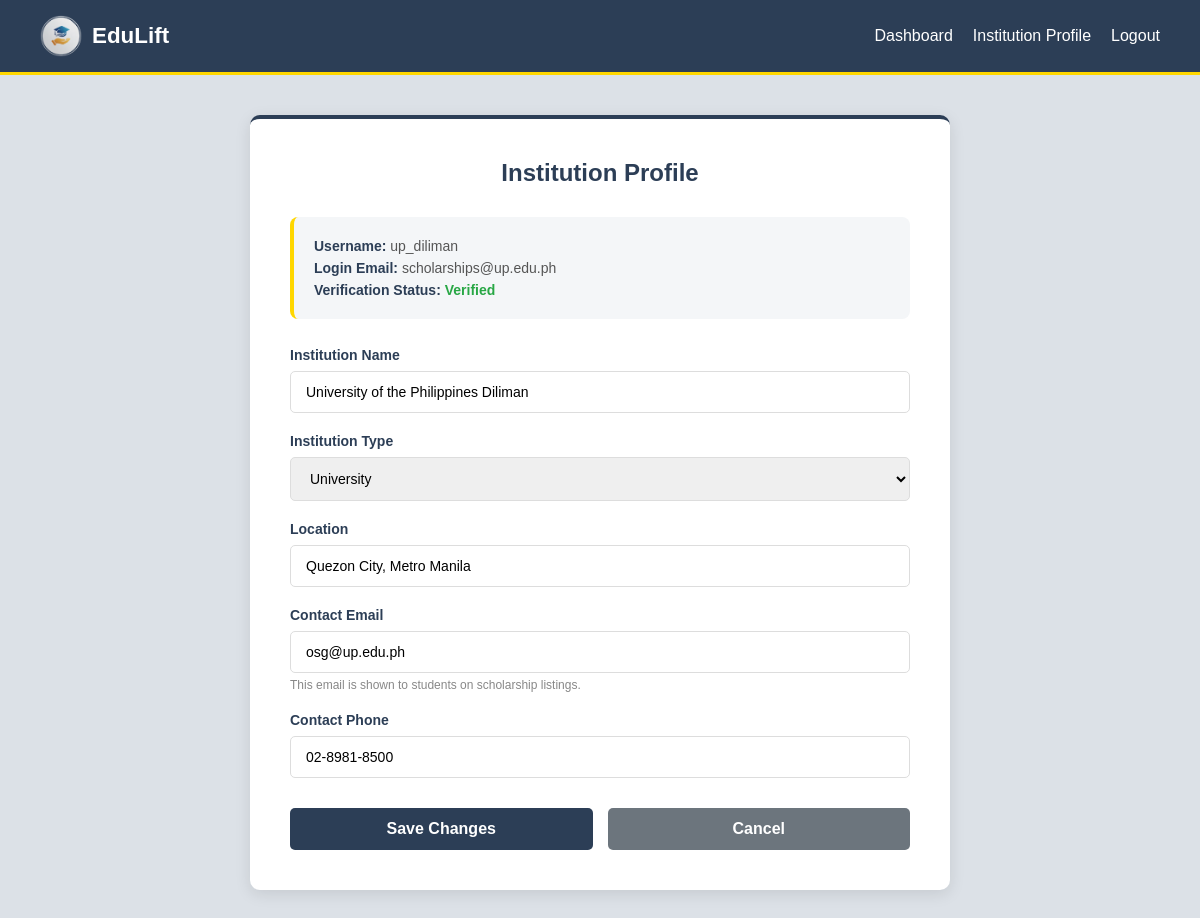
Page /provider/profile.php (signed in) on the committed database.
### tables this page shows
CREATE TABLE `provider_profiles` (
  `provider_id` int(11) NOT NULL,
  `user_id` int(11) NOT NULL,
  `institution_id` int(11) NOT NULL,
  `status` varchar(20) DEFAULT 'pending',
  `created_at` timestamp NOT NULL DEFAULT current_timestamp()
);

CREATE TABLE `users` (
  `user_id` int(11) NOT NULL,
  `username` varchar(50) NOT NULL,
  `email` varchar(100) NOT NULL,
  `password` varchar(255) NOT NULL,
  `user_type` varchar(20) NOT NULL,
  `created_at` timestamp NOT NULL DEFAULT current_timestamp()
);

CREATE TABLE `institutions` (
  `institution_id` int(11) NOT NULL,
  `institution_name` varchar(200) NOT NULL,
  `institution_type` varchar(50) DEFAULT NULL,
  `location` varchar(200) DEFAULT NULL,
  `contact_email` varchar(100) DEFAULT NULL,
  `contact_phone` varchar(20) DEFAULT NULL,
  `description` text DEFAULT NULL
);

### provider/profile.php (the view, shortened to what this page needs)
<?php
include("../config/database.php");
$provider_id = (int) $_SESSION['provider_id'];
$stmt = mysqli_prepare($conn, "SELECT pp.provider_id, pp.status,
                                       i.institution_id, i.institution_name, i.institution_type,
                                       i.location, i.contact_email, i.contact_phone,
                                       u.username, u.email AS user_email
                                FROM provider_profiles pp
                                JOIN institutions i ON pp.institution_id = i.institution_id
                                JOIN users u ON pp.user_id = u.user_id
                                WHERE pp.provider_id = ?");
mysqli_stmt_bind_param($stmt, "i", $provider_id);
mysqli_stmt_execute($stmt);
$provider = mysqli_fetch_assoc(mysqli_stmt_get_result($stmt));
?>
<!DOCTYPE html>
<html lang="en">
<head>
    <link rel="stylesheet" href="../assets/css/style.css">
</head>
<body>
    <header class="header">
        <a class="header-brand" href="#"><img src="../assets/img/eduliftlogo.png" alt="EduLift Logo" class="header-logo"><h1 class="logo">EduLift</h1></a>
        <nav>
            <a href="provider_dashboard.php">Dashboard</a>
            <a href="profile.php">Institution Profile</a>
            <a href="../auth/logout.php">Logout</a>
        </nav>
    </header>
    <div class="form-page">
        <div class="form-card">
            <h2>Institution Profile</h2>
            <div class="profile-meta">
                <p><strong>Username:</strong> <?php echo htmlspecialchars($provider['username']); ?></p>
                <p><strong>Login Email:</strong> <?php echo htmlspecialchars($provider['user_email']); ?></p>
                <p><strong>Verification Status:</strong>
                    <span class="status-<?php echo $provider['status']; ?>">
                        <?php echo ucfirst($provider['status']); ?>
                    </span>
                </p>
            </div>
            <form method="POST" class="scholarship-form">
                <div class="form-group">
                    <label>Institution Name</label>
                    <input type="text" name="institution_name"
                           value="<?php echo htmlspecialchars($provider['institution_name']); ?>" required>
                </div>
                <div class="form-group">
                    <label>Institution Type</label>
                    <select name="institution_type">
                        <?php
                        $types = ['University', 'College', 'Technical-Vocational', 'Government Agency', 'Private Foundation', 'Other'];
                        foreach ($types as $t):
                        ?>
                            <option value="<?php echo $t; ?>"
                                <?php echo ($provider['institution_type'] ?? '') === $t ? 'selected' : ''; ?>>
                                <?php echo $t; ?>
                            </option>
                        <?php endforeach; ?>
                    </select>
                </div>
                <div class="form-group">
                    <label>Location</label>
                    <input type="text" name="location"
                           value="<?php echo htmlspecialchars($provider['location'] ?? ''); ?>"
                           placeholder="e.g., Quezon City, Metro Manila">
                </div>
                <div class="form-group">
                    <label>Contact Email</label>
                    <input type="email" name="contact_email"
                           value="<?php echo htmlspecialchars($provider['contact_email'] ?? ''); ?>"
                           placeholder="scholarships@institution.edu" required>
                    <small>This email is shown to students on scholarship listings.</small>
                </div>
                <div class="form-group">
                    <label>Contact Phone</label>
                    <input type="text" name="contact_phone"
                           value="<?php echo htmlspecialchars($provider['contact_phone'] ?? ''); ?>"
                           placeholder="e.g., 02-8981-8500">
                </div>
                <div class="form-actions">
                    <button type="submit" class="btn">Save Changes</button>
                    <a href="provider_dashboard.php" class="btn-cancel">Cancel</a>
                </div>
            </form>
        </div>
    </div>
</body>
</html>

### assets/css/style.css (style rules this page uses)
* { box-sizing: border-box; }
body { margin: 0; font-family: Arial, sans-serif; display: flex; flex-direction: column; min-height: 100vh; background: #dce1e7; }
main, .auth-page, .form-page { flex: 1; }
.header { padding: 15px 40px; display: flex; justify-content: space-between; align-items: center; background: #2c3e56; border-bottom: 3px solid #FFD700; position: relative; }
.header-brand { display: flex; align-items: center; gap: 10px; text-decoration: none; }
.header-logo { height: 42px; width: 42px; border-radius: 50%; object-fit: cover; flex-shrink: 0; }
.logo { font-weight: bold; color: #ffffff; margin: 0; font-size: 1.4rem; }
.header nav { display: flex; align-items: center; }
.header nav a { color: #ffffff; text-decoration: none; margin-left: 20px; transition: color 0.3s; white-space: nowrap; }
.btn { display: inline-block; padding: 10px 20px; background: #2c3e56; color: #ffffff; text-decoration: none; border-radius: 5px; font-size: 15px; font-weight: bold; border: none; cursor: pointer; transition: background 0.3s, transform 0.2s; }
.status-verified { color: #28a745; font-weight: 600; }
.form-page { min-height: calc(100vh - 80px); background: #dce1e7; padding: 40px 20px; }
.form-card { background: #ffffff; border-radius: 10px; padding: 40px; box-shadow: 0 4px 16px rgba(0,0,0,0.1); border-top: 4px solid #2c3e56; max-width: 700px; margin: 0 auto; }
.form-card h2 { color: #2c3e56; text-align: center; margin-top: 0; margin-bottom: 30px; }
.form-group { margin-bottom: 20px; }
.form-group label { display: block; color: #2c3e56; font-weight: 600; margin-bottom: 8px; font-size: 14px; }
.form-group small { display: block; color: #888; font-size: 12px; margin-top: 5px; }
.scholarship-form input[type="text"], .scholarship-form input[type="email"], .scholarship-form input[type="number"], .scholarship-form input[type="date"], .scholarship-form select, .scholarship-form textarea { width: 100%; padding: 12px 15px; border: 1px solid #ddd; border-radius: 5px; font-size: 14px; box-sizing: border-box; font-family: Arial, sans-serif; }
.form-actions { display: flex; gap: 15px; margin-top: 30px; }
.form-actions .btn { flex: 1; padding: 12px; font-size: 16px; text-align: center; }
.form-actions .btn-cancel { flex: 1; padding: 12px; background: #6c757d; color: #ffffff; border: none; border-radius: 5px; font-size: 16px; font-weight: bold; cursor: pointer; text-align: center; text-decoration: none; transition: background 0.3s; }
.profile-meta { background: #f4f6f8; border-radius: 8px; padding: 15px 20px; margin-bottom: 28px; border-left: 4px solid #FFD700; }
.profile-meta p { margin: 6px 0; font-size: 14px; color: #555; }
.profile-meta p strong { color: #2c3e56; }

### rows in the picture
provider_profiles: user.username "up_diliman", user.email "scholarships@up.edu.ph", status "Verified", institution_name "University of the Philippines Diliman", location "Quezon City, Metro Manila", contact_email "osg@up.edu.ph", contact_phone "02-8981-8500"
institutions: institution_type "University"
